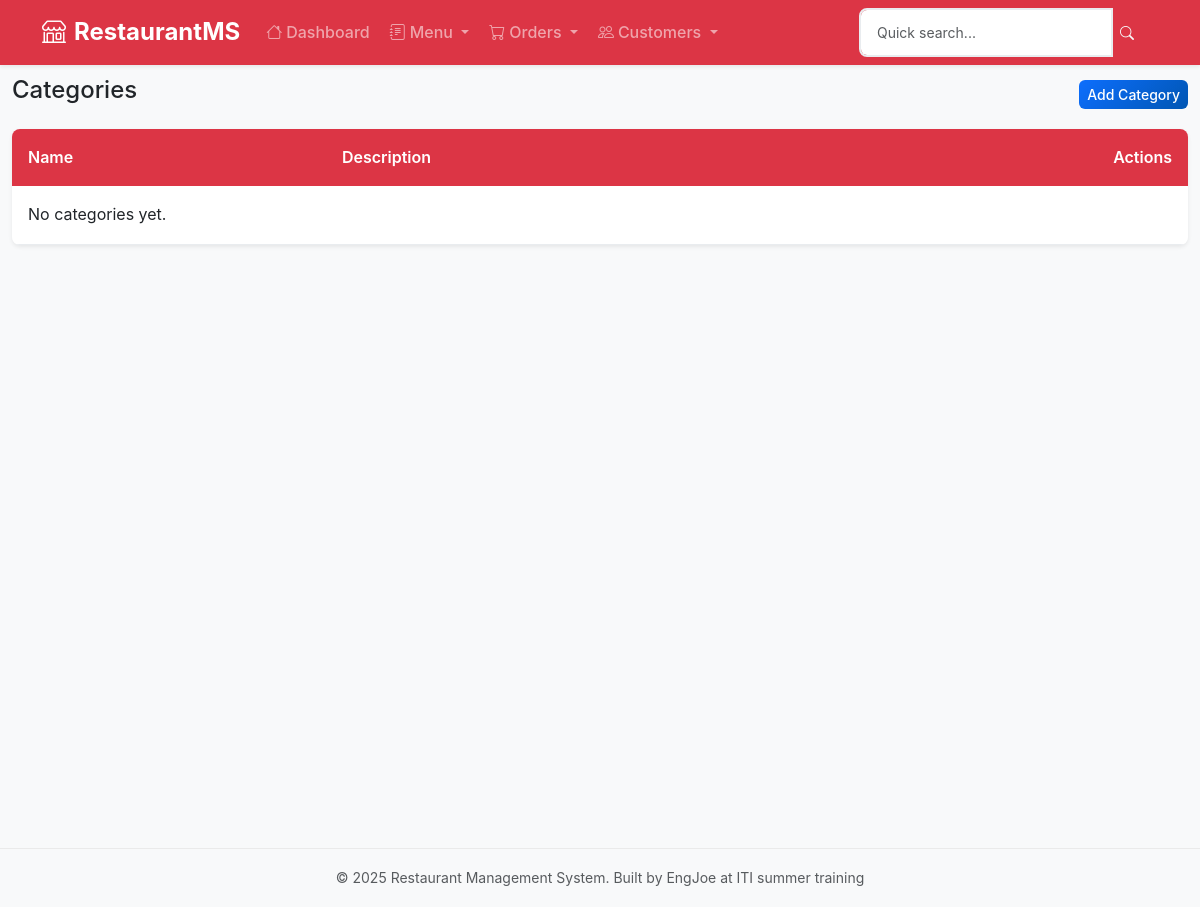
Page /menu/categories/ on the earlier database version.
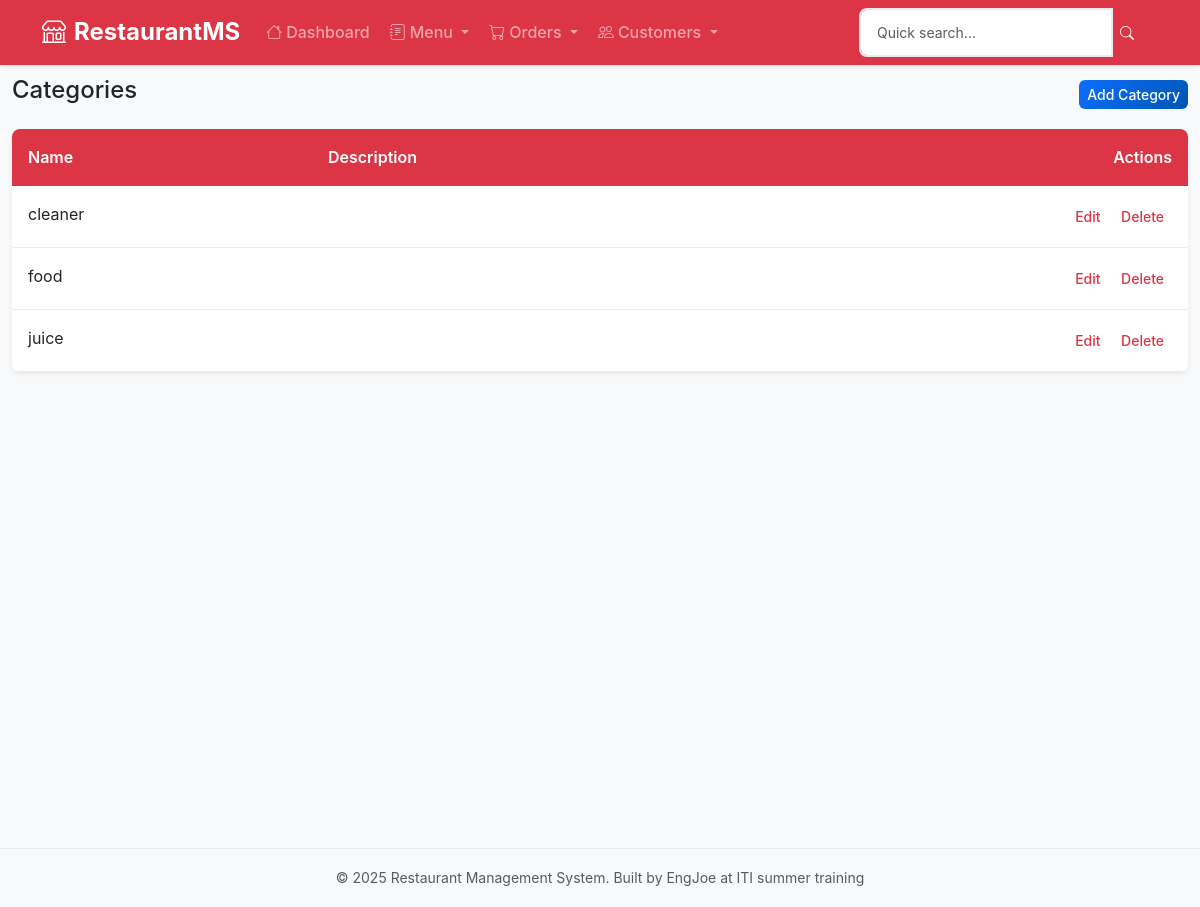
Same page on the later database version.
### menu/models.py (models this page shows, shortened)
class Category(models.Model):
    name = models.CharField(max_length=100)
    description = models.TextField(blank=True)
    created_at = models.DateTimeField(auto_now_add=True)
    class Meta:
        verbose_name_plural = "Categories"

### menu/views.py (the view)
# urls.py: path('categories/', views.CategoryListView.as_view(), name='category_list'),
class CategoryListView(ListView):
    model = Category
    template_name = 'menu/category_list.html'
    context_object_name = 'categories'
    paginate_by = 10
    def get_queryset(self):
        return Category.objects.prefetch_related('items').order_by('name')

### menu/templates/menu/category_list.html (shortened to what this page needs)
{% extends 'base.html' %}
{% load crispy_forms_tags %}
{% block content %}
    <div class="d-flex justify-content-between align-items-center mb-3">
        <h4>Categories</h4>
        <a href="{% url 'menu:category_create' %}"
           class="btn btn-sm btn-primary">Add Category</a>
    </div>
    <table class="table table-sm table-hover">
        <thead>
            <tr>
                <th>Name</th>
                <th>Description</th>
                <th class="text-end">Actions</th>
            </tr>
        </thead>
        <tbody>
            {% for cat in categories %}
                <tr>
                    <td>{{ cat.name }}</td>
                    <td class="text-muted small">{{ cat.description|truncatechars:60 }}</td>
                    <td class="text-end">
                        <a href="{% url 'menu:category_edit' cat.pk %}"
                           class="btn btn-sm btn-outline-primary">Edit</a>
                        <a href="{% url 'menu:category_delete' cat.pk %}"
                           class="btn btn-sm btn-outline-danger">Delete</a>
                    </td>
                </tr>
            {% empty %}
                <tr>
                    <td colspan="3">No categories yet.</td>
                </tr>
            {% endfor %}
        </tbody>
    </table>
{% endblock %}

Differences in the rows shown:
added Category: name "cleaner"
added Category: name "food"
added Category: name "juice"
Other differences:
text no longer shown: "No categories yet."
